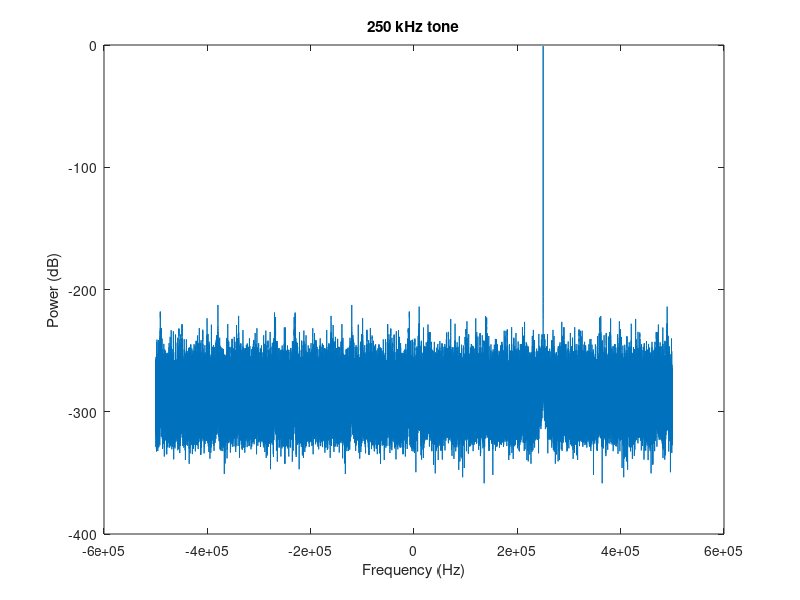

MATLAB code for this plot:
function sine()
  SAMPLE_RATE = 1e6;

  NUM_SECONDS = 2;
  NUM_SAMPLES = NUM_SECONDS * SAMPLE_RATE;

  SIGNAL_FREQ_RAD = 250e3 * 2 * pi;

 % Generate a vector "t" which represents time, in units of samples.
 % This starts at t=0, and creates NUM_SAMPLES samples in steps of 1/SAMPLE_RATE
  t = [ 0 : (1/SAMPLE_RATE) : (NUM_SECONDS - 1/SAMPLE_RATE) ];

    % Create a sinusoid (signal = e^(jωt) ) with a magnitude of 0.90
    signal = 0.90 * exp(1j * SIGNAL_FREQ_RAD * t);

    % Plot the FFT of our signal as a quick sanity check.
    % The NUM_SAMPLES denominator is just to normalize this for display purposes.
    f = linspace(-0.5 * SAMPLE_RATE, 0.5 * SAMPLE_RATE, length(signal));
    plot(f, 20*log10(abs(fftshift(fft(signal)))/NUM_SAMPLES));
    xlabel('Frequency (Hz)');
    ylabel('Power (dB)');
    title('250 kHz tone');

    % SAMP_RATE=1e5;st=sinetone(50e3,SAMP_RATE,1e5/SAMP_RATE,10);
endfunction
